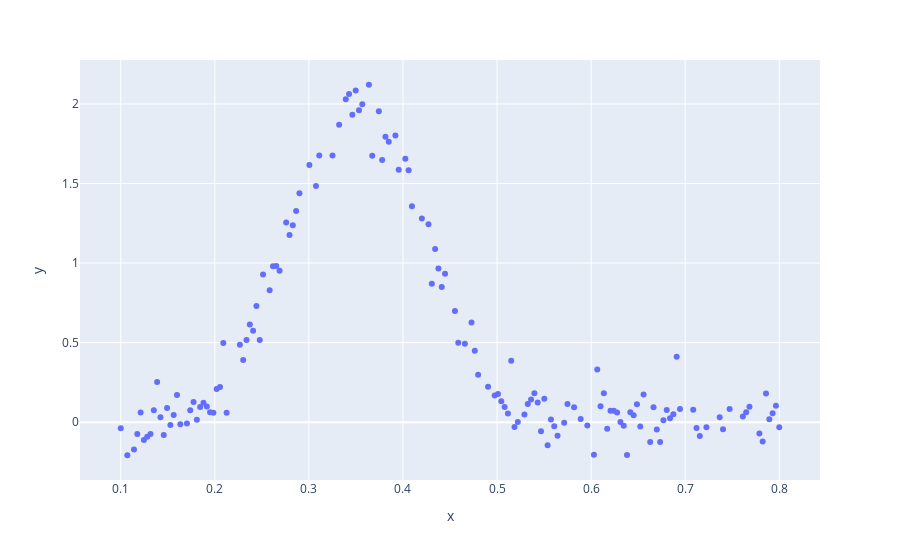

Notebook code for this chart:
### Markdown cell above
## Peak example for different $\lambda_c$ for Chapter 4

### Code cell
savePath = os.path.join(os.path.dirname("."), '../../Thesis/tex/graphics/data/cha4/lambdas/')
print("Generate some data for the experiment: Different Lambdas")
np.random.seed(2)
n_data = 200
#x = np.random.random(n_data)*10
x = np.linspace(0.1,0.8,n_data)
ytrue = 2*np.exp(-(x-0.35)**2/0.01)
noise = np.random.normal(loc=0, scale=0.1, size=x.shape)
y = ytrue + noise

# train-test split
df = pd.DataFrame(data=dict(x=x, y=y, ytrue=ytrue))
df_train, df_test = train_test_split(df)

px.scatter(df_train, x="x", y="y")

### Figure 1 — Plotly figure (JSON) as saved in the notebook; plotly's stock layout.template omitted (floating-point values rounded to 4 significant figures; data arrays with more than 128 entries replaced by an {"elided": "..."} marker saying what was removed)
{"data": [{"hovertemplate": "x=%{x}<br>y=%{y}<extra></extra>", "legendgroup": "", "marker": {"color": "#636efa", "symbol": "circle"}, "mode": "markers", "name": "", "showlegend": false, "type": "scatter", "x": {"elided": "150 float values"}, "xaxis": "x", "y": {"elided": "150 float values"}, "yaxis": "y"}], "layout": {"autosize": true, "legend": {"tracegroupgap": 0}, "margin": {"t": 60}, "xaxis": {"anchor": "y", "autorange": true, "domain": [0, 1], "range": [0.05825, 0.8418], "title": {"text": "x"}, "type": "linear"}, "yaxis": {"anchor": "x", "autorange": true, "domain": [0, 1], "range": [-0.3733, 2.286], "title": {"text": "y"}, "type": "linear"}}}
